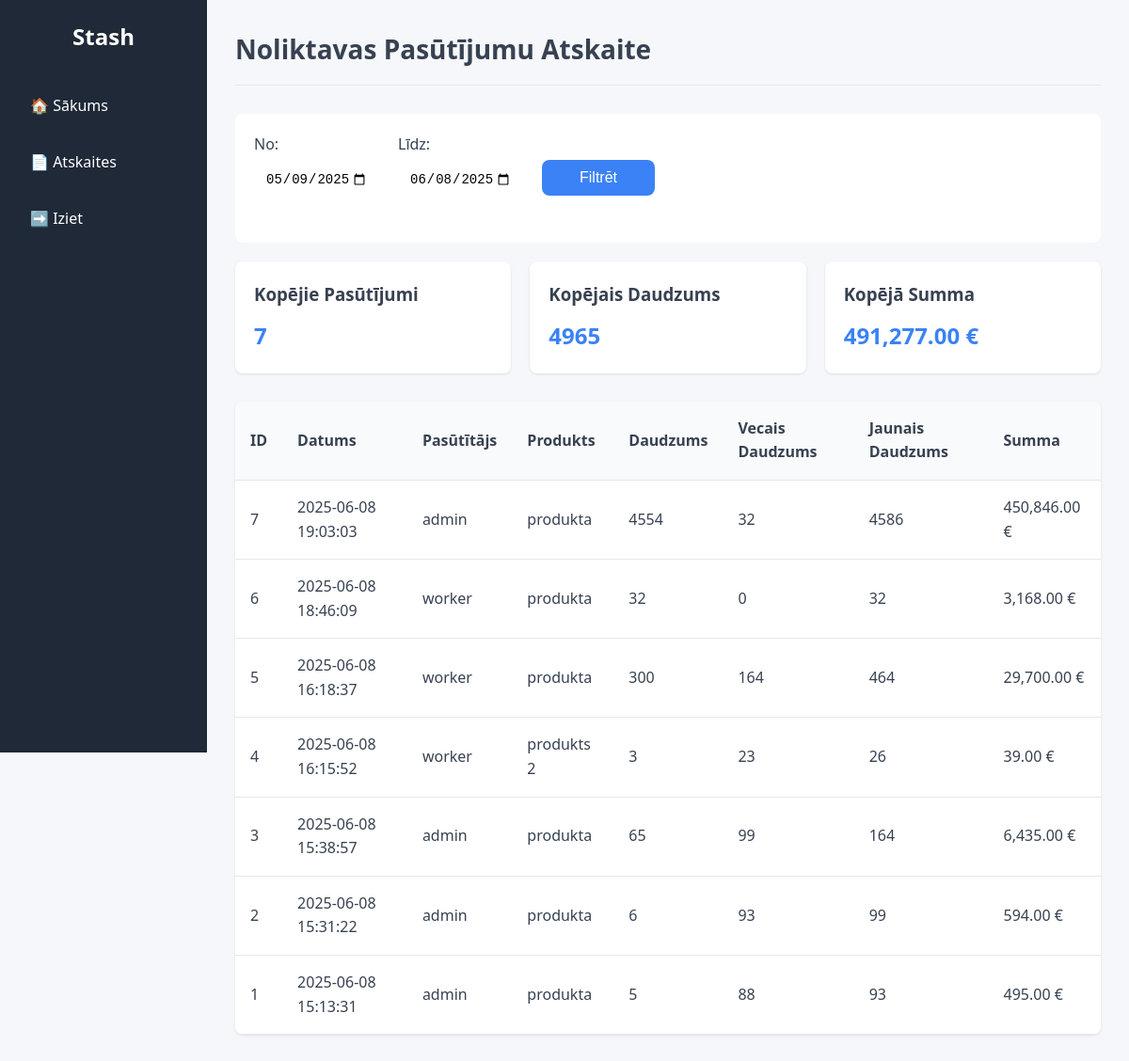
The page /report_warehouse_orders.php (signed in) on the database its author committed.
### tables this page shows
CREATE TABLE `orders` (
  `id` int(11) NOT NULL,
  `product_id` int(11) NOT NULL,
  `user_id` int(11) NOT NULL,
  `order_quantity` int(11) NOT NULL,
  `old_quantity` int(11) NOT NULL,
  `new_quantity` int(11) NOT NULL,
  `order_time` timestamp NOT NULL DEFAULT current_timestamp()
);

CREATE TABLE `users` (
  `id` int(11) NOT NULL,
  `username` varchar(50) NOT NULL,
  `password` varchar(255) NOT NULL,
  `role_id` int(11) DEFAULT 3,
  `created_at` timestamp NOT NULL DEFAULT current_timestamp()
);

CREATE TABLE `products` (
  `id` int(11) NOT NULL,
  `name` varchar(255) NOT NULL,
  `description` text DEFAULT NULL,
  `category` varchar(100) NOT NULL,
  `company_id` varchar(100) DEFAULT NULL,
  `quantity` int(11) NOT NULL DEFAULT 0,
  `price` decimal(10,2) NOT NULL DEFAULT 0.00,
  `user_id` int(11) DEFAULT NULL,
  `created_at` timestamp NOT NULL DEFAULT current_timestamp(),
  `updated_at` timestamp NOT NULL DEFAULT current_timestamp() ON UPDATE current_timestamp()
);

### report_warehouse_orders.php (the view, shortened to what this page needs)
<?php
include 'db.php';
$report_data = [];
$valid_dates = true;
$start_date = isset($_GET['start_date']) ? $_GET['start_date'] : date('Y-m-d', strtotime('-30 days'));
$end_date = isset($_GET['end_date']) ? $_GET['end_date'] : date('Y-m-d');
if ($valid_dates) {
    $query = "
        SELECT
            o.id,
            o.order_time as order_date,
            o.order_quantity,
            o.old_quantity,
            o.new_quantity,
            p.name as product_name,
            p.price,
            u.username as ordered_by
        FROM orders o
        JOIN products p ON o.product_id = p.id
        JOIN users u ON o.user_id = u.id
        WHERE DATE(o.order_time) BETWEEN ? AND ?
        ORDER BY o.order_time DESC
    ";
    $stmt = $conn->prepare($query);
    $stmt->bind_param("ss", $start_date, $end_date);
    $stmt->execute();
    $result = $stmt->get_result();
    $report_data = $result->fetch_all(MYSQLI_ASSOC);
}
$total_orders = count($report_data);
$total_quantity = 0;
$total_amount = 0;
foreach ($report_data as &$order) {
    $total_quantity += $order['order_quantity'];
    $order['total_amount'] = $order['order_quantity'] * $order['price'];
    $total_amount += $order['total_amount'];
}
?>
<!DOCTYPE html>
<html lang="lv">
<head>
    <link rel="stylesheet" href="style.css">
</head>
<body>
    <div class="wrapper">
        <aside class="sidebar">
            <h1 class="logo">Stash</h1>
            <nav class="menu">
                <a href="index.php" class="menu-item">🏠 Sākums</a>
                <a href="create_report.php" class="menu-item">📄 Atskaites</a>
                <a href="logout.php" class="menu-item">➡️ Iziet</a>
            </nav>
        </aside>
        <main class="content">
            <header class="page-header">
                <h2>Noliktavas Pasūtījumu Atskaite</h2>
            </header>
            <section class="filters">
                <form method="GET" class="form-inline">
                    <div class="form-group">
                        <label for="start_date">No:</label>
                        <input type="date" id="start_date" name="start_date"
                               value="<?= htmlspecialchars($start_date) ?>"
                               max="<?= date('Y-m-d') ?>"
                               required>
                    </div>
                    <div class="form-group">
                        <label for="end_date">Līdz:</label>
                        <input type="date" id="end_date" name="end_date"
                               value="<?= htmlspecialchars($end_date) ?>"
                               max="<?= date('Y-m-d') ?>"
                               required>
                    </div>
                    <button type="submit" class="button">Filtrēt</button>
                </form>
            </section>
            <section class="statistics-section">
                <div class="stat-cards">
                    <div class="stat-card">
                        <h3>Kopējie Pasūtījumi</h3>
                        <p class="stat-number"><?= $total_orders ?></p>
                    </div>
                    <div class="stat-card">
                        <h3>Kopējais Daudzums</h3>
                        <p class="stat-number"><?= $total_quantity ?></p>
                    </div>
                    <div class="stat-card">
                        <h3>Kopējā Summa</h3>
                        <p class="stat-number"><?= number_format($total_amount, 2) ?> €</p>
                    </div>
                </div>
            </section>
            <section class="table-section">
                <table class="product-table">
                    <thead>
                        <tr>
                            <th>ID</th>
                            <th>Datums</th>
                            <th>Pasūtītājs</th>
                            <th>Produkts</th>
                            <th>Daudzums</th>
                            <th>Vecais Daudzums</th>
                            <th>Jaunais Daudzums</th>
                            <th>Summa</th>
                        </tr>
                    </thead>
                    <tbody>
                        <?php if (!empty($report_data)): ?>
                            <?php foreach ($report_data as $row): ?>
                                <tr>
                                    <td><?= htmlspecialchars($row['id']) ?></td>
                                    <td><?= htmlspecialchars($row['order_date']) ?></td>
                                    <td><?= htmlspecialchars($row['ordered_by']) ?></td>
                                    <td><?= htmlspecialchars($row['product_name']) ?></td>
                                    <td><?= htmlspecialchars($row['order_quantity']) ?></td>
                                    <td><?= htmlspecialchars($row['old_quantity']) ?></td>
                                    <td><?= htmlspecialchars($row['new_quantity']) ?></td>
                                    <td><?= number_format($row['total_amount'], 2) ?> €</td>
                                </tr>
                            <?php endforeach; ?>
                        <?php else: ?>
                            <tr><td colspan="8" class="no-data">Nav atrasts neviens pasūtījums.</td></tr>
                        <?php endif; ?>
                    </tbody>
                </table>
            </section>
        </main>
    </div>
</body>
</html>

### style.css (style rules this page uses)
* { margin: 0; padding: 0; box-sizing: border-box; }
:root { --primary-color: #1f2937; --secondary-color: #374151; --accent-color: #3b82f6; --success-color: #10b981; --danger-color: #ef4444; --warning-color: #f59e0b; --text-color: #374151; --text-light: #6b7280; --background-color: #f5f7fa; --card-background: #ffffff; --border-radius: 8px; --transition: all 0.3s ease; }
body { font-family: 'Segoe UI', Tahoma, Geneva, Verdana, sans-serif; background-color: var(--background-color); color: var(--text-color); line-height: 1.6; }
.wrapper { display: flex; min-height: 100vh; }
.sidebar { width: 220px; background-color: var(--primary-color); color: white; padding: 20px; position: fixed; height: 100vh; overflow-y: auto; }
.logo { font-size: 24px; margin-bottom: 30px; text-align: center; font-weight: bold; }
.menu { display: flex; flex-direction: column; gap: 10px; }
.menu-item { color: white; text-decoration: none; padding: 12px; border-radius: var(--border-radius); transition: var(--transition); display: flex; align-items: center; gap: 10px; }
.content { flex-grow: 1; padding: 30px; margin-left: 220px; overflow-y: auto; }
.page-header { margin-bottom: 30px; padding-bottom: 15px; border-bottom: 1px solid #e5e7eb; }
.page-header h2 { font-size: 28px; color: var(--text-color); }
.form-group { margin-bottom: 20px; }
label { display: block; margin-bottom: 8px; color: var(--text-color); font-weight: 500; }
input[type="text"], input[type="password"], input[type="number"], input[type="date"], input[type="email"], select, textarea { width: 100%; padding: 12px; border: 1px solid #e5e7eb; border-radius: var(--border-radius); font-size: 16px; transition: var(--transition); background-color: white; }
.button, button[type="submit"], .action-button { display: inline-block; padding: 8px 16px; background-color: var(--accent-color); color: white; border: none; border-radius: var(--border-radius); font-size: 14px; cursor: pointer; transition: var(--transition); text-decoration: none; text-align: center; margin-right: 8px; min-width: 80px; }
button[type="submit"] { padding: 10px 20px; font-size: 16px; width: auto; min-width: 120px; }
.table-section { background: var(--card-background); border-radius: var(--border-radius); box-shadow: 0 1px 3px rgba(0,0,0,0.1); overflow: hidden; margin-bottom: 30px; }
.product-table, .user-table { width: 100%; border-collapse: collapse; }
.product-table th, .product-table td, .user-table th, .user-table td { padding: 16px; text-align: left; border-bottom: 1px solid #e5e7eb; }
.product-table th, .user-table th { background-color: #f9fafb; font-weight: 600; color: var(--text-color); }
.report-card, .stat-card { background: var(--card-background); border-radius: var(--border-radius); padding: 20px; box-shadow: 0 1px 3px rgba(0,0,0,0.1); transition: var(--transition); }
.statistics-section { margin-bottom: 30px; }
.stat-cards { display: grid; grid-template-columns: repeat(auto-fit, minmax(200px, 1fr)); gap: 20px; }
.stat-number { font-size: 24px; font-weight: bold; color: var(--accent-color); margin-top: 10px; }
.filters { background: var(--card-background); padding: 20px; border-radius: var(--border-radius); margin-bottom: 20px; }
.form-inline { display: flex; flex-wrap: wrap; gap: 20px; align-items: flex-end; }
input[type="date"] { padding: 8px 12px; border: 1px solid var(--border-color); border-radius: var(--border-radius); font-size: 14px; width: 100%; max-width: 200px; }
.form-inline { display: flex; gap: 20px; align-items: flex-end; margin-bottom: 30px; flex-wrap: wrap; }
.form-inline .form-group { margin-bottom: 0; }
.form-inline label { margin-bottom: 8px; }
.form-inline .button { margin-bottom: 0; }

### rows shown on the page
orders: id "7", order_time "2025-06-08 19:03:03", user.username "admin", product.name "produkta", order_quantity "4554", old_quantity "32", new_quantity "4586", total_amount "450,846.00"
orders: id "6", order_time "2025-06-08 18:46:09", user.username "worker", product.name "produkta", order_quantity "32", old_quantity "0", new_quantity "32", total_amount "3,168.00"
orders: id "5", order_time "2025-06-08 16:18:37", user.username "worker", product.name "produkta", order_quantity "300", old_quantity "164", new_quantity "464", total_amount "29,700.00"
orders: id "4", order_time "2025-06-08 16:15:52", user.username "worker", product.name "produkts 2", order_quantity "3", old_quantity "23", new_quantity "26", total_amount "39.00"
orders: id "3", order_time "2025-06-08 15:38:57", user.username "admin", product.name "produkta", order_quantity "65", old_quantity "99", new_quantity "164", total_amount "6,435.00"
orders: id "2", order_time "2025-06-08 15:31:22", user.username "admin", product.name "produkta", order_quantity "6", old_quantity "93", new_quantity "99", total_amount "594.00"
orders: id "1", order_time "2025-06-08 15:13:31", user.username "admin", product.name "produkta", order_quantity "5", old_quantity "88", new_quantity "93", total_amount "495.00"

### other values the page prints
$total_orders "7"
$total_quantity "4965"
$total_amount "491,277.00"
